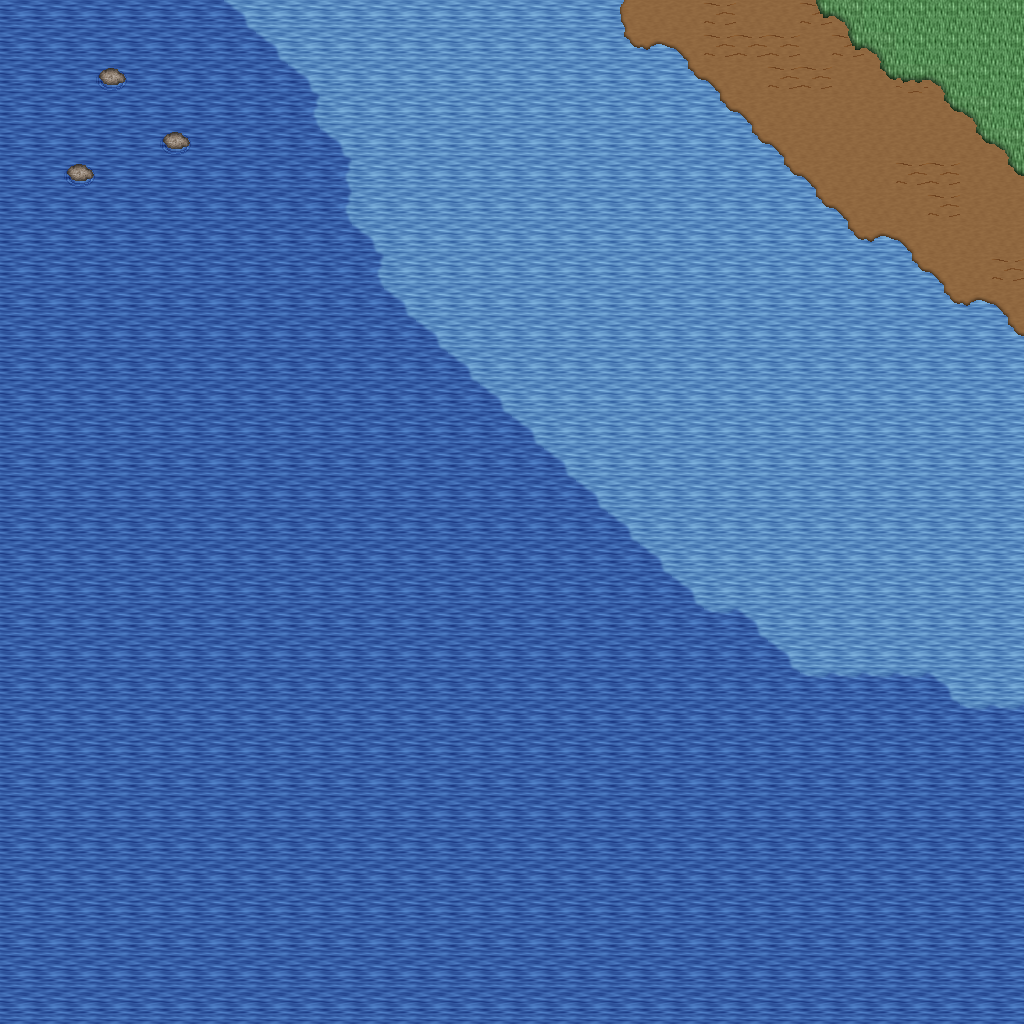

A 2D game scene composited from a Tiled map and its tileset images. What follows is a short description and the map's XML, with each tile layer's data collapsed to a summary:
An orthogonal 32x32 tile map with 32x32 px tiles, 5 tile layers (Ground, Objects, Objects2, Above, ...), 1 hidden layer not drawn, 29 tilesets.

<map version="1.10" tiledversion="1.11.0" orientation="orthogonal" renderorder="right-down" width="32" height="32" tilewidth="32" tileheight="32" infinite="0" nextlayerid="11" nextobjectid="1">
 <tileset firstgid="1" name="ground_ground" tilewidth="32" tileheight="32" tilecount="33" columns="3">
  <image source="../drawable/ground_ground.png" width="96" height="352" />
 </tileset>
 <tileset firstgid="34" name="ground_water_pool" tilewidth="32" tileheight="32" tilecount="72" columns="3">
  <image source="../drawable/ground_water_pool.png" width="96" height="768" />
 </tileset>
 <tileset firstgid="106" name="ground_earth_edges" tilewidth="32" tileheight="32" tilecount="18" columns="6">
  <image source="../drawable/ground_earth_edges.png" width="192" height="96" />
 </tileset>
 <tileset firstgid="124" name="ground_grass_edges" tilewidth="32" tileheight="32" tilecount="36" columns="12">
  <image source="../drawable/ground_grass_edges.png" width="384" height="96" />
 </tileset>
 <tileset firstgid="160" name="ground_grass_corners" tilewidth="32" tileheight="32" tilecount="24" columns="6">
  <image source="../drawable/ground_grass_corners.png" width="192" height="128" />
 </tileset>
 <tileset firstgid="184" name="ground_water_pool_corners" tilewidth="32" tileheight="32" tilecount="72" columns="3">
  <image source="../drawable/ground_water_pool_corners.png" width="96" height="768" />
 </tileset>
 <tileset firstgid="256" name="furniture_carpet_carpets" tilewidth="32" tileheight="32" tilecount="8" columns="4">
  <image source="../drawable/furniture_carpet_carpets.png" width="128" height="64" />
 </tileset>
 <tileset firstgid="264" name="ground_ridge_earth_dark" tilewidth="32" tileheight="32" tilecount="96" columns="12">
  <image source="../drawable/ground_ridge_earth_dark.png" width="384" height="256" />
 </tileset>
 <tileset firstgid="360" name="ground_ridge_earth_pale" tilewidth="32" tileheight="32" tilecount="96" columns="12">
  <image source="../drawable/ground_ridge_earth_pale.png" width="384" height="256" />
 </tileset>
 <tileset firstgid="456" name="plant_grasses" tilewidth="32" tileheight="32" tilecount="6" columns="3">
  <image source="../drawable/plant_grasses.png" width="96" height="64" />
 </tileset>
 <tileset firstgid="462" name="plant_flower_daisy_red" tilewidth="32" tileheight="32" tilecount="8" columns="2">
  <image source="../drawable/plant_flower_daisy_red.png" width="64" height="128" />
 </tileset>
 <tileset firstgid="470" name="plant_flower_daisy_blue" tilewidth="32" tileheight="32" tilecount="8" columns="2">
  <image source="../drawable/plant_flower_daisy_blue.png" width="64" height="128" />
 </tileset>
 <tileset firstgid="478" name="plant_flower_daisy_yellow" tilewidth="32" tileheight="32" tilecount="8" columns="2">
  <image source="../drawable/plant_flower_daisy_yellow.png" width="64" height="128" />
 </tileset>
 <tileset firstgid="486" name="plant_bush_bushes" tilewidth="32" tileheight="32" tilecount="10" columns="5">
  <image source="../drawable/plant_bush_bushes.png" width="160" height="64" />
 </tileset>
 <tileset firstgid="496" name="furniture_table_long_side_on_pale" tilewidth="32" tileheight="32" tilecount="3" columns="3">
  <image source="../drawable/furniture_table_long_side_on_pale.png" width="96" height="32" />
 </tileset>
 <tileset firstgid="499" name="plant_stump_small_stump" tilewidth="32" tileheight="32" tilecount="4" columns="2">
  <image source="../drawable/plant_stump_small_stump.png" width="64" height="64" />
 </tileset>
 <tileset firstgid="503" name="ground_rock_rocks_2" tilewidth="32" tileheight="32" tilecount="4" columns="2">
  <image source="../drawable/ground_rock_rocks_2.png" width="64" height="64" />
 </tileset>
 <tileset firstgid="507" name="ground_ladder_vertical_dark" tilewidth="32" tileheight="32" tilecount="3" columns="3">
  <image source="../drawable/ground_ladder_vertical_dark.png" width="96" height="32" />
 </tileset>
 <tileset firstgid="510" name="item_statue_green_stone" tilewidth="32" tileheight="32" tilecount="12" columns="4">
  <image source="../drawable/item_statue_green_stone.png" width="128" height="96" />
 </tileset>
 <tileset firstgid="522" name="logic_creature_gnome" tilewidth="32" tileheight="32" tilecount="6" columns="6">
  <image source="../drawable/logic_creature_gnome.png" width="192" height="32" />
 </tileset>
 <tileset firstgid="528" name="logic_creature_animal" tilewidth="32" tileheight="32" tilecount="32" columns="8">
  <image source="../drawable/logic_creature_animal.png" width="256" height="128" />
 </tileset>
 <tileset firstgid="560" name="logic_collision" tilewidth="32" tileheight="32" tilecount="1" columns="1">
  <image source="../drawable/logic_collision.png" width="32" height="32" />
 </tileset>
 <tileset firstgid="561" name="furniture_table_long_front_on_pale" tilewidth="32" tileheight="32" tilecount="3" columns="1">
  <image source="../drawable/furniture_table_long_front_on_pale.png" width="32" height="96" />
 </tileset>
 <tileset firstgid="564" name="furniture_light_flames" tilewidth="32" tileheight="32" tilecount="6" columns="6">
  <image source="../drawable/furniture_light_flames.png" width="192" height="32" />
 </tileset>
 <tileset firstgid="570" name="ground_green_paving" tilewidth="32" tileheight="32" tilecount="18" columns="3">
  <image source="../drawable/ground_green_paving.png" width="96" height="192" />
 </tileset>
 <tileset firstgid="588" name="logic_protection" tilewidth="32" tileheight="32" tilecount="2" columns="2">
  <image source="../drawable/logic_protection.png" width="64" height="32" />
 </tileset>
 <tileset firstgid="590" name="building_castle" tilewidth="32" tileheight="32" tilecount="320" columns="20">
  <image source="../drawable/building_castle.png" width="640" height="512" />
 </tileset>
 <tileset firstgid="910" name="light_yellow_light_5x5" tilewidth="32" tileheight="32" tilecount="25" columns="5">
  <image source="../drawable/light_yellow_light_5x5.png" width="160" height="160" />
 </tileset>
 <tileset firstgid="935" name="logic_creature_human_risecia" tilewidth="32" tileheight="32" tilecount="4" columns="4">
  <image source="../drawable/logic_creature_human_risecia.png" width="128" height="32" />
 </tileset>
 <layer id="1" name="Ground" width="32" height="32">
  <data>[1024 cells, 1024 non-empty, 8 distinct tile ids]</data>
 </layer>
 <layer id="2" name="Objects" width="32" height="32">
  <data>[1024 cells, 45 non-empty, 9 distinct tile ids]</data>
 </layer>
 <layer id="3" name="Objects2" width="32" height="32">
  <data>[1024 cells, 0 non-empty, 0 distinct tile ids]</data>
 </layer>
 <layer id="4" name="Above" width="32" height="32">
  <data>[1024 cells, 0 non-empty, 0 distinct tile ids]</data>
 </layer>
 <layer id="5" name="Above2" width="32" height="32">
  <data>[1024 cells, 0 non-empty, 0 distinct tile ids]</data>
 </layer>
 <layer id="6" name="Walkable" width="32" height="32" visible="0">
  <data>[1024 cells, 668 non-empty, 1 distinct tile ids]</data>
 </layer>
 <objectgroup id="7" name="Mapevents" />
 <objectgroup id="8" name="Spawn" />
 <objectgroup id="9" name="Keys" />
 <objectgroup id="10" name="Replace" />
</map>
